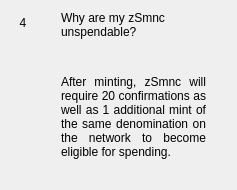
                  <widget class="QWidget" name="widgetFaq4" native="true">
                   <layout class="QHBoxLayout" name="horizontalPage_4" stretch="0,1">
                    <item alignment="Qt::AlignTop">
                     <widget class="QLabel" name="labelNumber4">
                      <property name="minimumSize">
                       <size>
                        <width>24</width>
                        <height>24</height>
                       </size>
                      </property>
                      <property name="maximumSize">
                       <size>
                        <width>16777215</width>
                        <height>24</height>
                       </size>
                      </property>
                      <property name="text">
                       <string>4</string>
                      </property>
                      <property name="alignment">
                       <set>Qt::AlignCenter</set>
                      </property>
                     </widget>
                    </item>
                    <item>
                     <layout class="QVBoxLayout" name="verticalLayoutPage_4">
                      <property name="leftMargin">
                       <number>20</number>
                      </property>
                      <property name="rightMargin">
                       <number>20</number>
                      </property>
                      <item>
                       <widget class="QLabel" name="labelSubtitle4">
                        <property name="text">
                         <string>Why are my zSmnc unspendable?</string>
                        </property>
                        <property name="wordWrap">
                         <bool>true</bool>
                        </property>
                       </widget>
                      </item>
                      <item>
                       <spacer name="verticalSpacer_40">
                        <property name="orientation">
                         <enum>Qt::Vertical</enum>
                        </property>
                        <property name="sizeType">
                         <enum>QSizePolicy::Fixed</enum>
                        </property>
                        <property name="sizeHint" stdset="0">
                         <size>
                          <width>20</width>
                          <height>30</height>
                         </size>
                        </property>
                       </spacer>
                      </item>
                      <item>
                       <widget class="QLabel" name="labelContent4">
                        <property name="text">
                         <string>
                           &lt;html&gt;&lt;head/&gt;&lt;body&gt;&lt;p align=&quot;justify&quot;&gt;
                           After minting, zSmnc will require 20 confirmations as well as 1
                           additional mint of the same denomination on the network to
                           become eligible for spending.
                           &lt;/p&gt;&lt;/body&gt;&lt;/html&gt;
                         </string>
                        </property>
                        <property name="alignment">
                         <set>Qt::AlignLeading|Qt::AlignLeft|Qt::AlignTop</set>
                        </property>
                        <property name="wordWrap">
                         <bool>true</bool>
                        </property>
                       </widget>
                      </item>
                      <item>
                       <spacer name="verticalSpacer_41">
                        <property name="orientation">
                         <enum>Qt::Vertical</enum>
                        </property>
                        <property name="sizeHint" stdset="0">
                         <size>
                          <width>20</width>
                          <height>20</height>
                         </size>
                        </property>
                       </spacer>
                      </item>
                     </layout>
                    </item>
                   </layout>
                  </widget>
